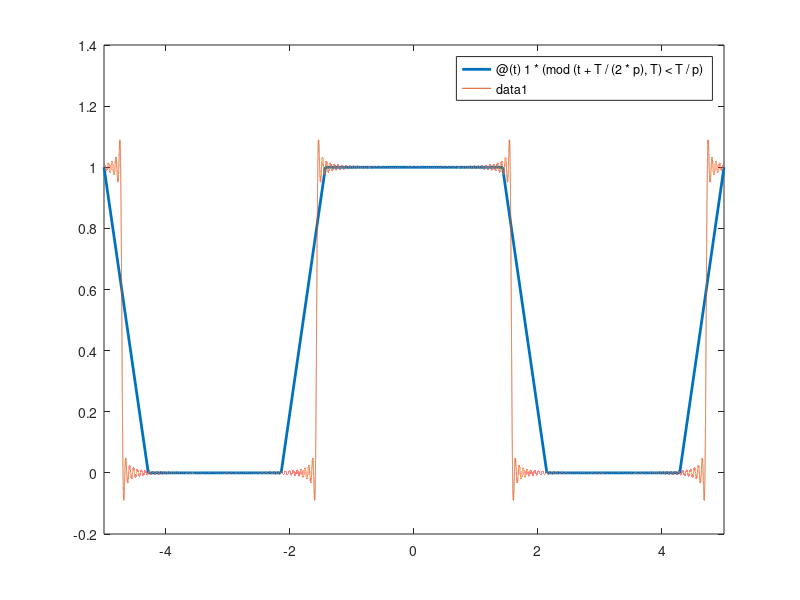

This chart was generated by the following MATLAB code: (Note: this script raises an error after producing the figure.)
clear all
clc
close all
nm = 100;
np = linspace(2,nm,10);
T = 2*pi;
w = 2*pi/T;
p = 2;
%% Rechteck Funtkion
f = @(t) 1*(mod(t+T/(2*p),T)<T/p);
fplot(f,'linewidth', 2)
hold on
%% Fourie
a0 = (2/T)*integral(f,0,T);
a = zeros(nm,1); b = zeros(nm,1);
for k = 1:nm
    a(k) = (2/T) * integral(@(t) f(t).*cos(k*w*t),0,T);
    b(k) = (2/T) * integral(@(t) f(t).*sin(k*w*t),0,T);
end
f = @(t) a0/2 + a(1)*cos(1*w*t)+b(1)*sin(1*w*t);
for k1 = 2:nm
    f = @(t) f(t) + a(k1)*cos(k1*w*t)+b(k1)*sin(k1*w*t);
%     if ismember(k1,np)
%         fplot(f)
%     end
end
% fplot(@(t) a(n)*cos(n*w*t)+b(n)*sin(n*w*t))
fp = fplot(f)
y = get(fp, 'YData');